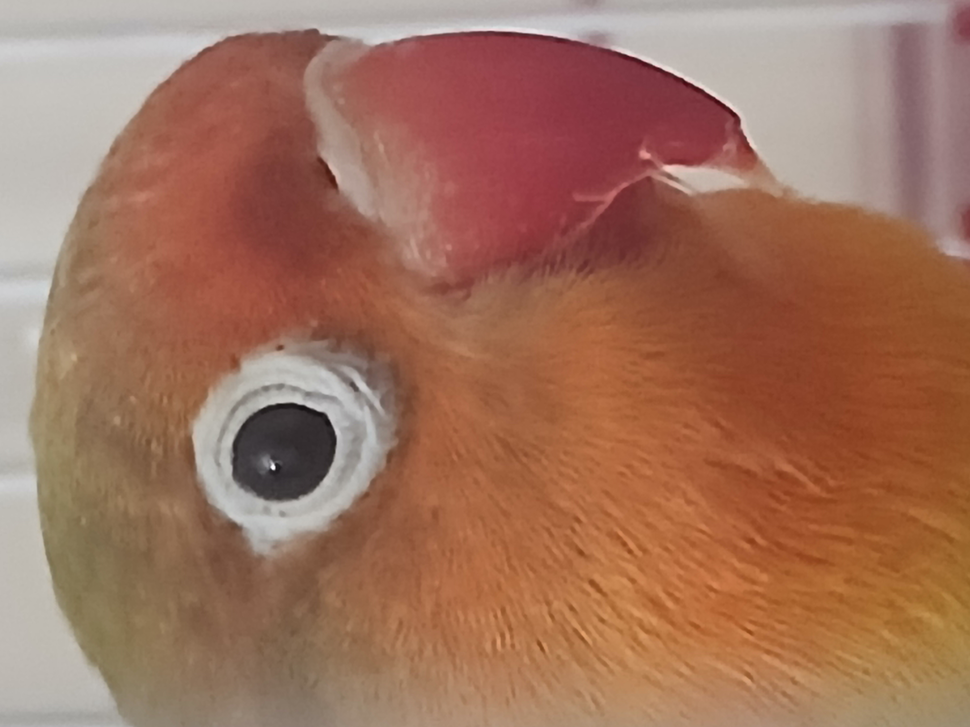
#> input picture task_2/subtask_2/img.png, 970 x 727 px, shrunk from 4080 x 3060 before the run
$ python main.py
#> lines starting #> are read from the running program, lines starting #| are printed output that depends on the picture
from PIL import Image
def main():
 image = Image.open("img.png")
#> image is the input picture: PIL image 970x727 RGB; mean R, G, B 159.5, 113.3, 92
 bw_image = image.convert("L")
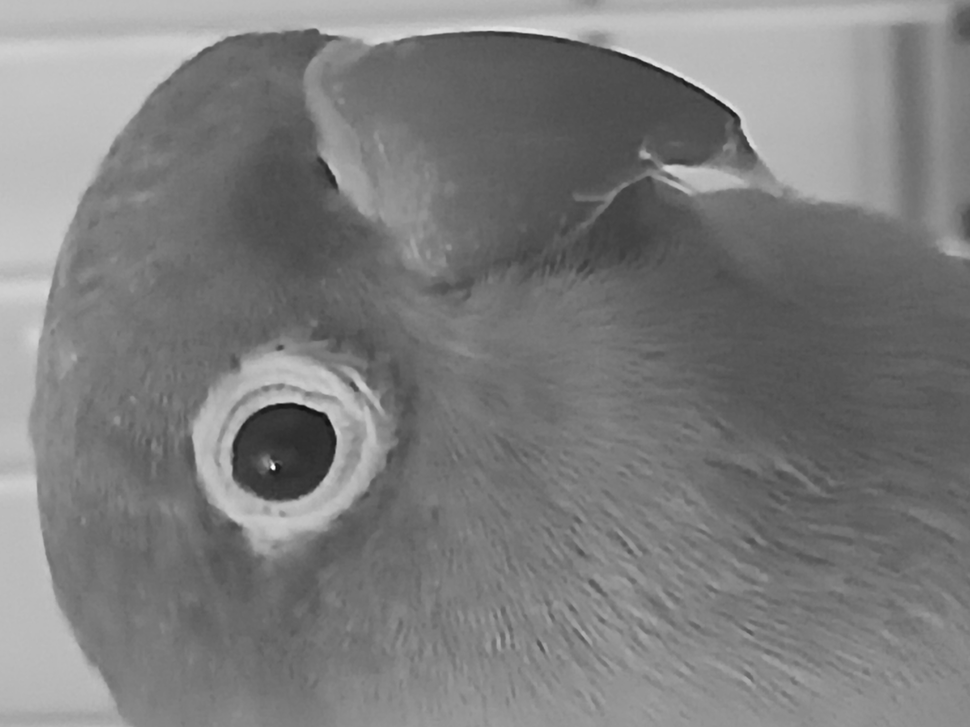
#> bw_image: PIL image 970x727 L; min 17, max 253, mean 124.7
 bw_image.show()
 bw_image.save("bw.png")
 #just added another command to save the picture

main()
